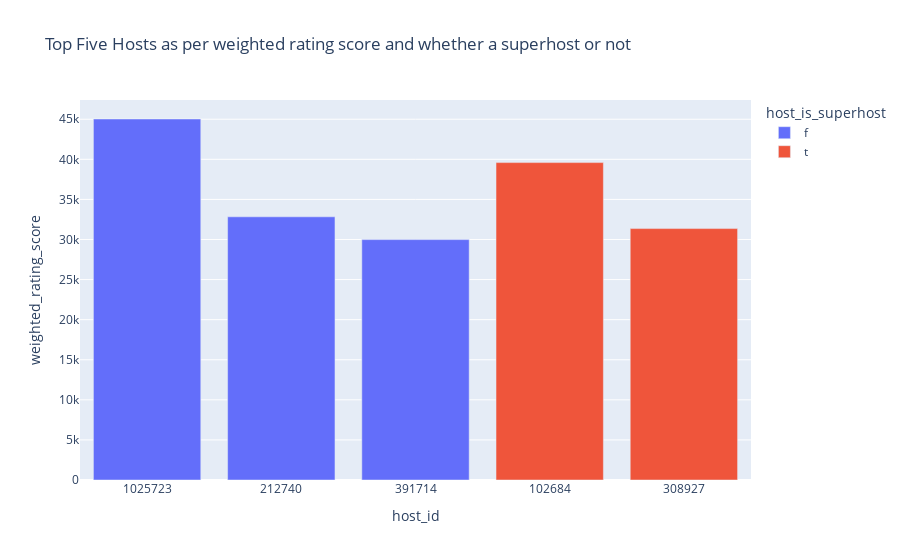

The notebook cell saved with this chart:
### Markdown cell above
If we see above we have duplicate host_ids in top host list we can consider next best host

### Code cell
top_five_hosts = top_five_hosts.drop_duplicates(subset=['host_id'])
top_five_hosts['host_id'] = top_five_hosts['host_id'].astype(str)

fig = px.bar(top_five_hosts, x="host_id", y="weighted_rating_score", color="host_is_superhost", title="Top Five Hosts as per weighted rating score and whether a superhost or not")
fig.layout.xaxis.type="category"
fig.show()

### Figure 1 — Plotly figure (JSON) as saved in the notebook; plotly's stock layout.template omitted (floating-point values rounded to 4 significant figures)
{"data": [{"alignmentgroup": "True", "hovertemplate": "host_is_superhost=f<br>host_id=%{x}<br>weighted_rating_score=%{y}<extra></extra>", "legendgroup": "f", "marker": {"color": "#636efa"}, "name": "f", "offsetgroup": "f", "orientation": "v", "showlegend": true, "textposition": "auto", "type": "bar", "x": ["1025723", "212740", "391714"], "xaxis": "x", "y": [45030, 32829, 29986], "yaxis": "y"}, {"alignmentgroup": "True", "hovertemplate": "host_is_superhost=t<br>host_id=%{x}<br>weighted_rating_score=%{y}<extra></extra>", "legendgroup": "t", "marker": {"color": "#EF553B"}, "name": "t", "offsetgroup": "t", "orientation": "v", "showlegend": true, "textposition": "auto", "type": "bar", "x": ["102684", "308927"], "xaxis": "x", "y": [39592, 31360], "yaxis": "y"}], "layout": {"barmode": "relative", "legend": {"title": {"text": "host_is_superhost"}, "tracegroupgap": 0}, "title": {"text": "Top Five Hosts as per weighted rating score and whether a superhost or not"}, "xaxis": {"anchor": "y", "domain": [0, 1], "title": {"text": "host_id"}, "type": "category"}, "yaxis": {"anchor": "x", "domain": [0, 1], "title": {"text": "weighted_rating_score"}}}}
